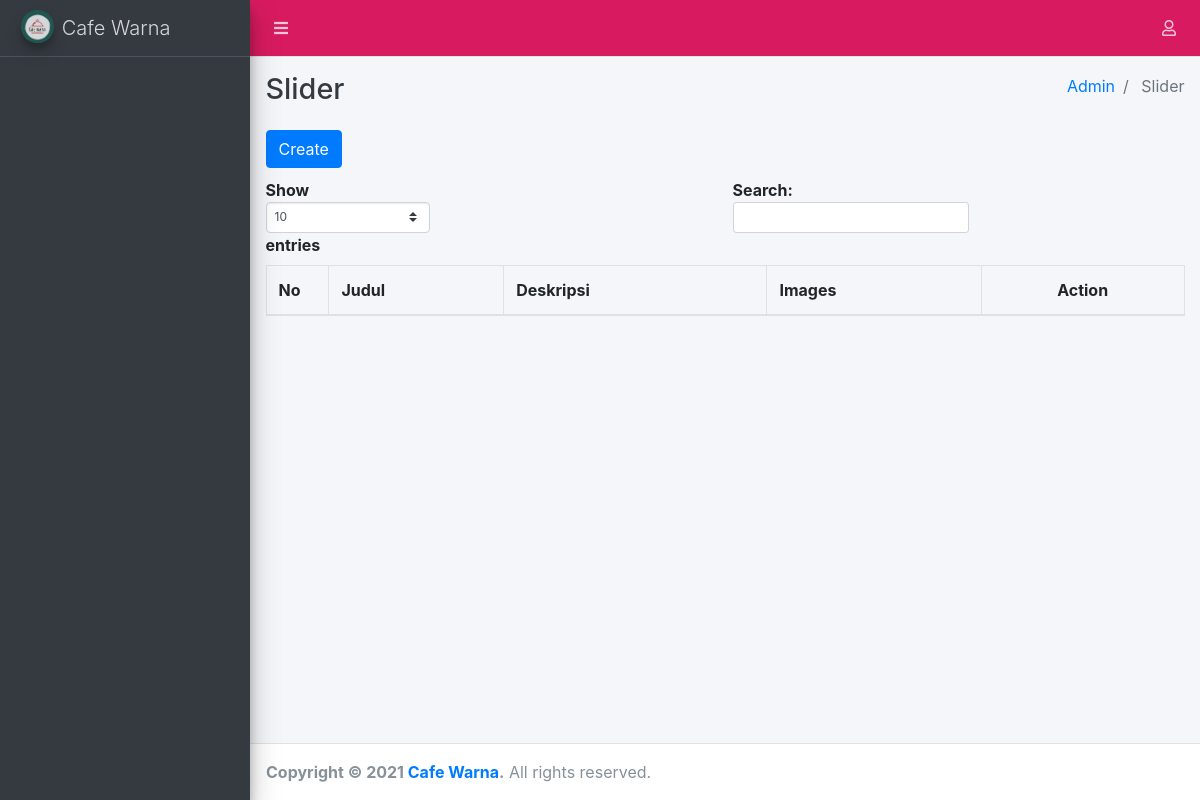
The page /index.php/admin/slider on the database its author committed.
### tables this page shows
CREATE TABLE `info` (
  `id_info` int(11) NOT NULL,
  `nama_web` varchar(100) NOT NULL,
  `tentang` text NOT NULL,
  `slogan` varchar(100) NOT NULL,
  `alamat` text NOT NULL,
  `email` varchar(100) NOT NULL,
  `wa` varchar(18) NOT NULL,
  `logo_web` text NOT NULL
);

### application/libraries/Template.php (called while the page is built, shortened)
<?php if ( ! defined('BASEPATH')) exit('No direct script access allowed');
class Template {
		var $template_data = array();
		function set($name, $value)
		{
			$this->template_data[$name] = $value;
		}
		function load($template = '', $view = '' , $view_data = array(), $return = FALSE)
		{
			$this->CI =& get_instance();
			return $this->CI->load->view($template, $this->template_data, $return);
		}
}

### application/controllers/admin/Slider.php (called while the page is built, shortened)
<?php
class Slider extends CI_Controller
{
    public function index()
    {
        $data = array('title' => 'Slider', );
        $this->template->load('template','admin/slider/slider_list', $data);
    }
}

### index.php (called while the page is built, shortened)
<?php
require_once BASEPATH.'core/CodeIgniter.php';

### application/views/template.php (the view, shortened to what this page needs)
<!DOCTYPE html>
<?php
  $infoweb=$this->db->get_where('info', array('id_info' => '1'))->row();
  $tema=$this->db->get_where('tema', array('id_tema' => '1'))->row();
?>
<html lang="en">
<head>
  <link rel="stylesheet" href="<?php  echo (base_url());?>assets/backend/plugins/fontawesome-free/css/all.min.css">
  <link rel="stylesheet" href="<?php  echo (base_url());?>assets/backend/dist/css/adminlte.min.css">
  <link href="http://maxcdn.bootstrapcdn.com/font-awesome/4.1.0/css/font-awesome.min.css" rel="stylesheet">
</head>
<body class="hold-transition sidebar-mini">
<div class="wrapper">
  <nav class="main-header navbar navbar-expand navbar-<?= $tema->navbar_bg_color?> navbar-<?= $tema->navbar_font_color?>">
    <ul class="navbar-nav">
      <li class="nav-item">
        <a class="nav-link" data-widget="pushmenu" href="#"><i class="fas fa-bars"></i></a>
      </li>
    </ul>
    <ul class="navbar-nav ml-auto">
      <li class="nav-item dropdown">
        <a class="nav-link" data-toggle="dropdown" href="#">
          <i class="far fa-user"></i>
        </a>
      </li>
    </ul>
  </nav>
  <aside class="main-sidebar sidebar-<?= $tema->sidebar_bg_color?>-<?= $tema->sidebar_font_color?> elevation-4">
    <a href="<?php echo site_url('admin/dashboard') ?>" class="brand-link">
      <img src="<?php echo base_url(); ?>assets/img/<?= $infoweb->logo_web?>" alt="AdminLTE Logo" class="brand-image img-circle elevation-3"
           style="opacity: .8;width: 33px;height: 33px;">
      <span class="brand-text font-weight-light"><?= $infoweb->nama_web?></span>
    </a>
    <div class="sidebar">
    </div>
  </aside>
  <div class="content-wrapper">
    <div class="content-header">
      <div class="container-fluid">
        <div class="row mb-2">
          <div class="col-sm-6">
            <h1 class="m-0 text-dark"><?= @$title?></h1>
          </div>
          <div class="col-sm-6">
            <ol class="breadcrumb float-sm-right">
              <?php foreach ($this->uri->segments as $segment): ?>
                  <?php
                      $url = substr($this->uri->uri_string, 0, strpos($this->uri->uri_string, $segment)) . $segment;
                      $is_active =  $url == $this->uri->uri_string;
                  ?>
                  <li class="breadcrumb-item <?php echo $is_active ? 'active': '' ?>">
                      <?php if($is_active): ?>
                          <?php echo ucfirst($segment) ?>
                      <?php else: ?>
                          <a href="<?php echo site_url($url) ?>"><?php echo ucfirst($segment) ?></a>
                      <?php endif; ?>
                  </li>
              <?php endforeach; ?>
            </ol>
          </div>
        </div>
      </div>
    </div>
    <div class="content">
      <div class="container-fluid">
          <?php
            echo $contents;
          ?>
      </div>
    </div>
  </div>
  <footer class="main-footer">
    <strong>Copyright &copy; <?= date("Y")?> <a href="<?php echo site_url('dashboard') ?>"><?= $infoweb->nama_web?></a>.</strong> All rights reserved.
  </footer>
</div>
</body>
</html>

### rows shown on the page
info: logo_web (picture), nama_web "Cafe Warna"

### other values the page prints
$segment "Admin"
$segment "Slider"
